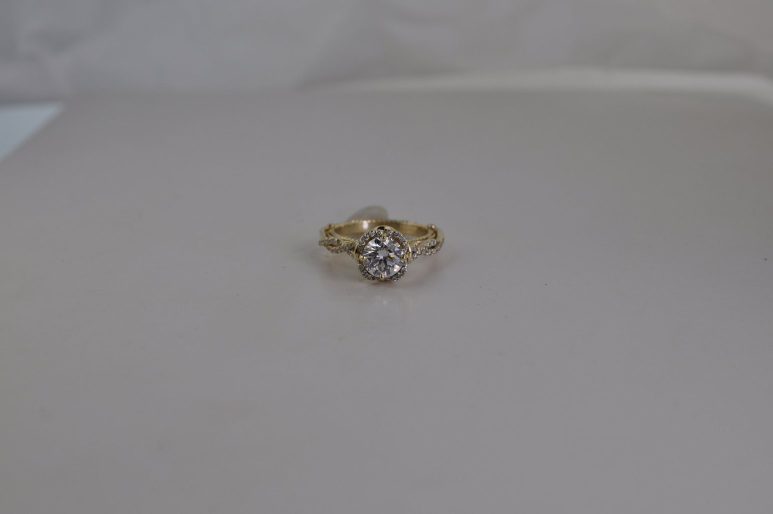
#> input picture e2e/packshot.jpg, 1546 x 1027 px (shown at 1/2 size)
$ python studio.py --input ../e2e/packshot.jpg --outdir out
#> lines starting #> are read from the running program, lines starting #| are printed output that depends on the picture
#!/usr/bin/env python3
"""Michelson Studio — processing engine for jewelry videos and photos.

Usage:
    python3 studio.py --input IN --outdir OUT --params params.json

Writes into OUT:
    progress.json      live progress {stage, pct, message}
    manifest.json      final list of outputs (written last)
    *.mp4 / *.jpg      outputs
    preview_before.jpg / preview_after.jpg   comparison frame
"""
import argparse
import json
import math
import os
import shutil
import subprocess
import sys
import time

import cv2
import numpy as np

FFMPEG = os.environ.get("FFMPEG", "ffmpeg")
FFPROBE = os.environ.get("FFPROBE", "ffprobe")

VIDEO_EXT = {".mp4", ".mov", ".m4v", ".avi", ".mkv", ".webm", ".mts"}
PHOTO_EXT = {".jpg", ".jpeg", ".png", ".tif", ".tiff", ".webp", ".heic", ".heif"}

DEFAULTS = {
    "deflicker": {"enabled": "auto", "strength": 1.0, "grid": 16, "window": 9, "passes": 2},
    "stabilize": {"enabled": False, "smoothing": 20},
    "denoise": {"enabled": False, "strength": 3},
    "color": {"exposure": 0.0, "contrast": 1.0, "saturation": 1.0,
              "temperature": 6500, "gamma": 1.0},
    "sharpen": {"enabled": True, "amount": 0.5},
    "deblur": {"enabled": False, "strength": 0.4},   # photos only
    "outputs": ["master", "web"],
    "crop_offset": {"x": 0.5, "y": 0.5},
    # photos
    "photo": {"auto_wb": False, "max_side": 3000, "square": False,
              "packshot": False, "background": "none", "autocrop": False, "margin": 1.5, "target_side": 2000, "studio": 0,
              "format": "jpg"},
}


# ---------------------------------------------------------------- helpers
class Progress:
    def __init__(self, outdir):
        self.path = os.path.join(outdir, "progress.json")
        self.t0 = time.time()
        self.last = 0

    def __call__(self, stage, pct, message="", force=False):
        now = time.time()
        if not force and now - self.last < 1.0:
            return
        self.last = now
        tmp = self.path + ".tmp"
        with open(tmp, "w") as f:
            json.dump({"stage": stage, "pct": round(float(pct), 1), "message": message,
                       "elapsed": round(now - self.t0, 1)}, f)
        os.replace(tmp, self.path)
        print(f"[{stage}] {pct:5.1f}% {message}", flush=True)


def merge(defaults, override):
    out = {}
    for k, v in defaults.items():
        if isinstance(v, dict):
            out[k] = merge(v, (override or {}).get(k) or {})
        else:
            out[k] = (override or {}).get(k, v)
    for k, v in (override or {}).items():
        if k not in out:
            out[k] = v
    return out


# [35 lines left out: functions run, probe, not called in this run]


def even(x):
    x = int(round(x))
    return x - (x % 2)


# ---------------------------------------------------------------- color / sharpen (shared)
# [98 lines left out: functions color_filters, read_frames, block_means, temporal_smooth, deflicker_pass, not called in this run]


FLICKER_THRESHOLD = 0.4


# [142 lines left out: functions measure_flicker, encoder_proc, process_video, gray_world_wb, not called in this run]


def apply_color_photo(img, c):
    f = img.astype(np.float32) / 255.0
    temp = int(c["temperature"])
    if temp != 6500:
        # simple warm/cool shift: >6500 warmer (more red, less blue)
        k = (temp - 6500) / 3000.0
        f[:, :, 2] *= 1 + 0.12 * k   # R
        f[:, :, 0] *= 1 - 0.12 * k   # B
    exp = float(c["exposure"])
    if abs(exp) > 1e-3:
        f *= 2 ** exp
    gam = float(c["gamma"])
    if abs(gam - 1) > 1e-3:
        f = np.power(np.clip(f, 0, 1), 1.0 / gam)
    con = float(c["contrast"])
    if abs(con - 1) > 1e-3:
        f = (f - 0.5) * con + 0.5
    sat = float(c["saturation"])
    if abs(sat - 1) > 1e-3:
        gray = f.mean(axis=2, keepdims=True)
        f = gray + (f - gray) * sat
    return np.clip(f * 255, 0, 255).astype(np.uint8)


def sharpen_photo(img, amount):
    lab = cv2.cvtColor(img, cv2.COLOR_BGR2LAB)
    L = lab[:, :, 0].astype(np.float32)
    # two radii: fine detail (facets) + medium (edges of the setting)
    fine = L - cv2.GaussianBlur(L, (0, 0), 0.8)
    mid = L - cv2.GaussianBlur(L, (0, 0), 2.5)
    # protect flat areas (skin, background) from noise amplification
    edge = cv2.GaussianBlur(np.abs(mid), (0, 0), 2.0)
    m = np.clip(edge / 6.0, 0, 1)
    L2 = L + m * (amount * 1.2 * fine + amount * 0.6 * mid)
    lab[:, :, 0] = np.clip(L2, 0, 255).astype(np.uint8)
    return cv2.cvtColor(lab, cv2.COLOR_LAB2BGR)


# [16 lines left out: function deblur_photo, not called in this run]


MODEL_PATH = os.environ.get("ISNET_MODEL", "/opt/models/isnet-general-use.onnx")
_SESSION = None


# [134 lines left out: functions product_mask, studio_look, detect_metal, add_soft_shadow, packshot, not called in this run]


def load_photo(path):
    img = cv2.imread(path, cv2.IMREAD_COLOR)
    if img is None:
        # HEIC and others: let ffmpeg decode
        tmp = path + ".decoded.png"
        run([FFMPEG, "-v", "error", "-y", "-i", path, "-frames:v", "1", tmp])
        img = cv2.imread(tmp, cv2.IMREAD_COLOR)
    if img is None:
        raise RuntimeError("cannot read image")
    return img


def process_photo(inp, outdir, p, progress):
    img = load_photo(inp)
    h, w = img.shape[:2]
    progress("start", 5, f"{w}x{h}", force=True)
    ph = p["photo"]
    out = img
    if p["denoise"]["enabled"]:
        s = float(p["denoise"]["strength"])
        out = cv2.fastNlMeansDenoisingColored(out, None, s, s, 7, 21)
        progress("denoise", 30, "odszumianie", force=True)
    if ph.get("auto_wb"):
        out = gray_world_wb(out)
    if ph.get("packshot") or ph.get("background") == "white" or ph.get("autocrop"):
        out = packshot(out, ph)
        ts = int(ph.get("target_side") or 0)
        if ts and max(out.shape[:2]) < ts:
            k = ts / max(out.shape[:2])
            out = cv2.resize(out, (int(out.shape[1] * k), int(out.shape[0] * k)), interpolation=cv2.INTER_LANCZOS4)
        progress("packshot", 40, "tło i kadr", force=True)
    out = apply_color_photo(out, p["color"])
    progress("color", 50, "kolor", force=True)
    if p["deblur"]["enabled"]:
        out = deblur_photo(out, float(p["deblur"]["strength"]))
        progress("deblur", 60, "odzyskiwanie ostrości", force=True)
    if p["sharpen"]["enabled"]:
        out = sharpen_photo(out, float(p["sharpen"]["amount"]))
        progress("sharpen", 70, "wyostrzenie", force=True)
    if ph.get("square"):
        hh, ww = out.shape[:2]
        side = max(hh, ww)
        canvas = np.full((side, side, 3), 255, np.uint8)
        y0, x0 = (side - hh) // 2, (side - ww) // 2
        canvas[y0:y0 + hh, x0:x0 + ww] = out
        out = canvas
    ms = int(ph.get("max_side") or 0)
    if ms and max(out.shape[:2]) > ms:
        s = ms / max(out.shape[:2])
        out = cv2.resize(out, (int(out.shape[1] * s), int(out.shape[0] * s)), interpolation=cv2.INTER_AREA)
    fmt = (ph.get("format") or "jpg").lower()
    fname = "photo.png" if fmt == "png" else "photo.jpg"
    params = [] if fmt == "png" else [cv2.IMWRITE_JPEG_QUALITY, 93]
    cv2.imwrite(os.path.join(outdir, fname), out, params)
    # comparison previews
    def prev(im, name):
        s = min(1.0, 1600 / max(im.shape[:2]))
        cv2.imwrite(os.path.join(outdir, name),
                    cv2.resize(im, (int(im.shape[1] * s), int(im.shape[0] * s)), interpolation=cv2.INTER_AREA),
                    [cv2.IMWRITE_JPEG_QUALITY, 88])
    prev(img, "preview_before.jpg")
    prev(out, "preview_after.jpg")
    progress("export", 97, "zapisano", force=True)
    return [{"key": "photo", "file": fname, "label": "Zdjęcie"}], {"w": w, "h": h}


# ---------------------------------------------------------------- main
def main():
    ap = argparse.ArgumentParser()
    ap.add_argument("--input", required=True)
    ap.add_argument("--outdir", required=True)
    ap.add_argument("--params", default=None)
    a = ap.parse_args()
    os.makedirs(a.outdir, exist_ok=True)
    user = {}
    if a.params:
        with open(a.params) as f:
            user = json.load(f)
    p = merge(DEFAULTS, user)
    progress = Progress(a.outdir)
    ext = os.path.splitext(a.input)[1].lower()
    kind = user.get("type") or ("photo" if ext in PHOTO_EXT else "video")
    t0 = time.time()
    try:
        if kind == "photo":
            outputs, info = process_photo(a.input, a.outdir, p, progress)
#> in load_photo, img is the input picture: shape (1027, 1546, 3); mean B, G, R 136.8, 135.2, 137
#> in apply_color_photo, `temp = int(c["temperature"])`: temp = 6500
#> in apply_color_photo, `exp = float(c["exposure"])`: exp = 0
#> in apply_color_photo, `gam = float(c["gamma"])`: gam = 1
#> in sharpen_photo, `lab = cv2.cvtColor(img, cv2.COLOR_BGR2LAB)`: lab: shape (1027, 1546, 3); mean of channels 0, 1, 2 144.2, 128.9, 127.6
#> in sharpen_photo, `fine = L - cv2.GaussianBlur(L, (0, 0), 0.8)`:
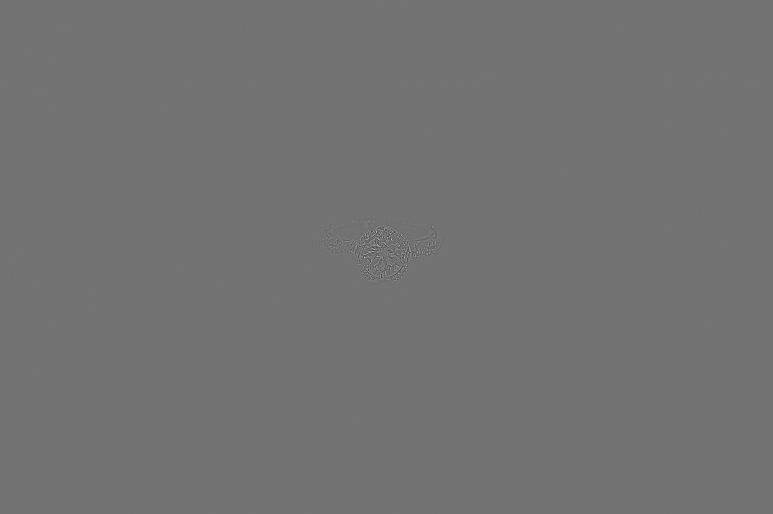
#> fine: shape (1027, 1546) float32 (shown at 1/2 size); min -59.48, max 72.81, mean 0; drawn with min black and max white
#> in sharpen_photo, `edge = cv2.GaussianBlur(np.abs(mid), (0, 0), 2.0)`:
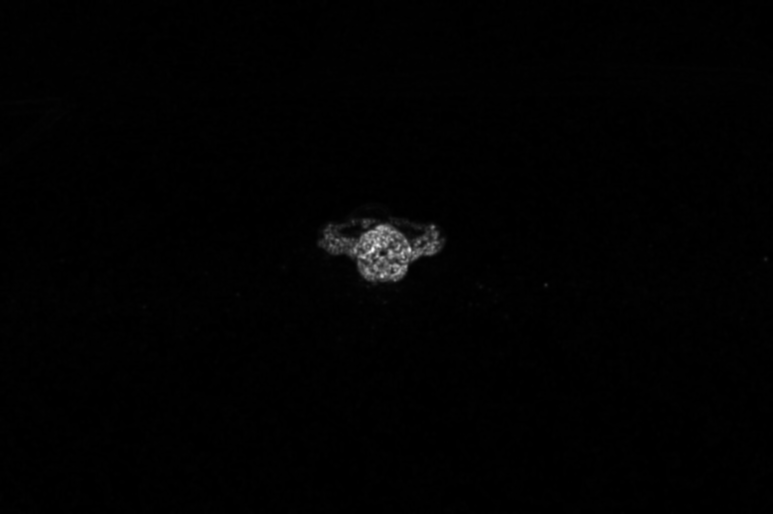
#> edge: shape (1027, 1546) float32 (shown at 1/2 size); min 2.71e-09, max 58.15, mean 0.5; drawn with min black and max white
#> in sharpen_photo, `m = np.clip(edge / 6.0, 0, 1)`:
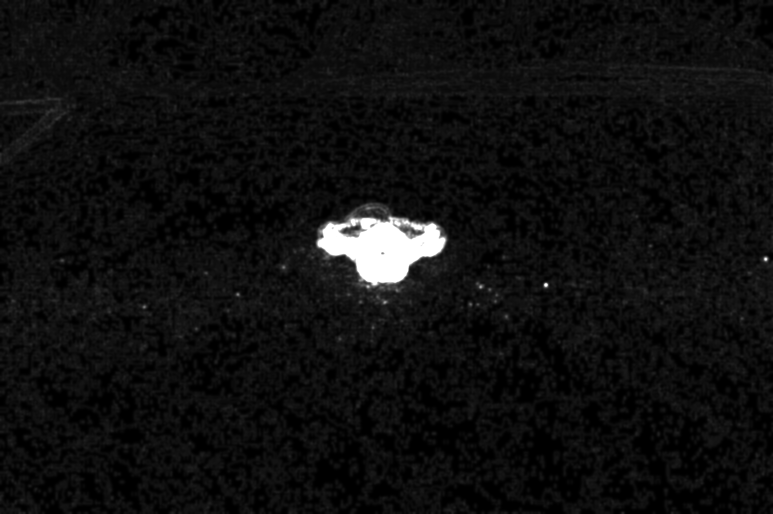
#> m: shape (1027, 1546) float32 (shown at 1/2 size); min 4.52e-10, max 1, mean 0.0612
#> in sharpen_photo, `lab[:, :, 0] = np.clip(L2, 0, 255).astype(np.uint8)`: lab: shape (1027, 1546, 3); mean of channels 0, 1, 2 143.7, 128.9, 127.6
#> info = {'w': 1546, 'h': 1027}
        else:
            outputs, info = process_video(a.input, a.outdir, p, progress)
        manifest = {"ok": True, "type": kind, "outputs": outputs, "info": info,
                    "seconds": round(time.time() - t0, 1)}
    except Exception as e:  # noqa
        manifest = {"ok": False, "error": str(e), "seconds": round(time.time() - t0, 1)}
    with open(os.path.join(a.outdir, "manifest.json"), "w") as f:
        json.dump(manifest, f, ensure_ascii=False)
    progress("done" if manifest["ok"] else "error", 100, manifest.get("error", "gotowe"), force=True)
    sys.exit(0 if manifest["ok"] else 1)
#> (the program exits here)

$ run again, on e2e/twist.jpg
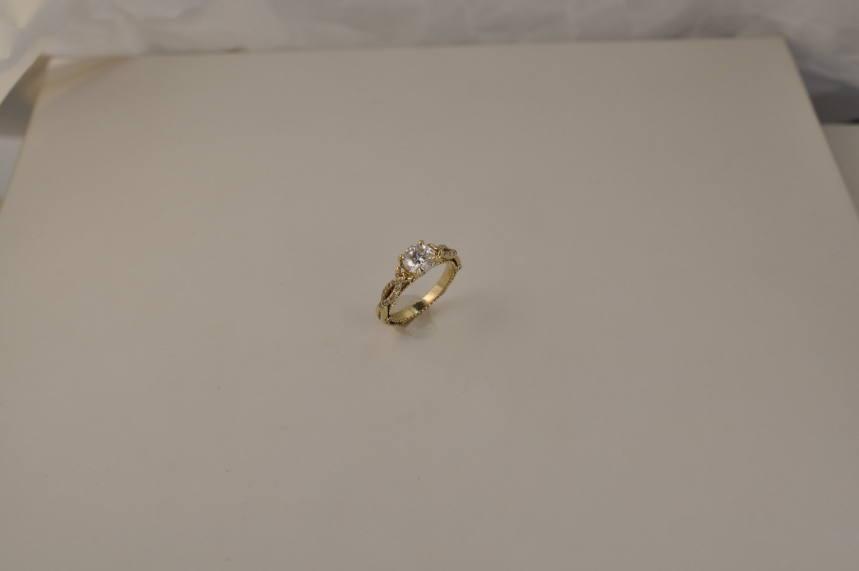
#> input picture e2e/twist.jpg, 2576 x 1711 px (shown at 1/3 size)
#> in load_photo, img is the input picture: shape (1711, 2576, 3); mean B, G, R 132.5, 142.9, 152.8
#> temp = 6500
#> exp = 0
#> gam = 1
#> in sharpen_photo, `L = lab[:, :, 0].astype(np.float32)`:
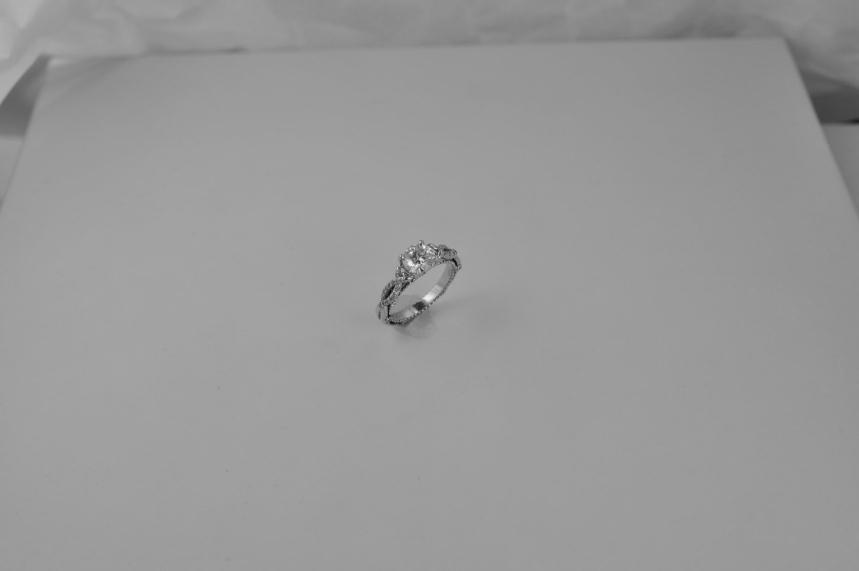
#> L: shape (1711, 2576) float32 (shown at 1/3 size); min 7, max 253, mean 152.8
#> in sharpen_photo, `m = np.clip(edge / 6.0, 0, 1)`:
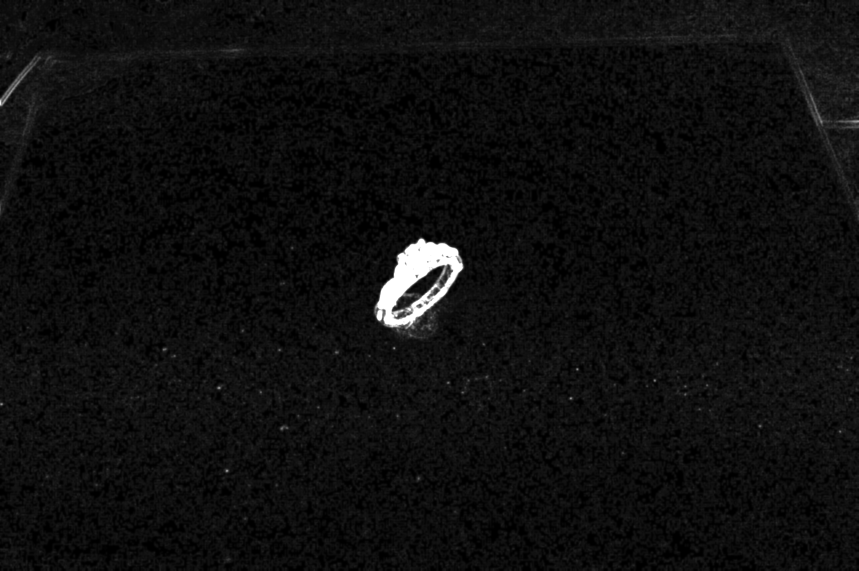
#> m: shape (1711, 2576) float32 (shown at 1/3 size); min 1.3e-08, max 1, mean 0.0608
